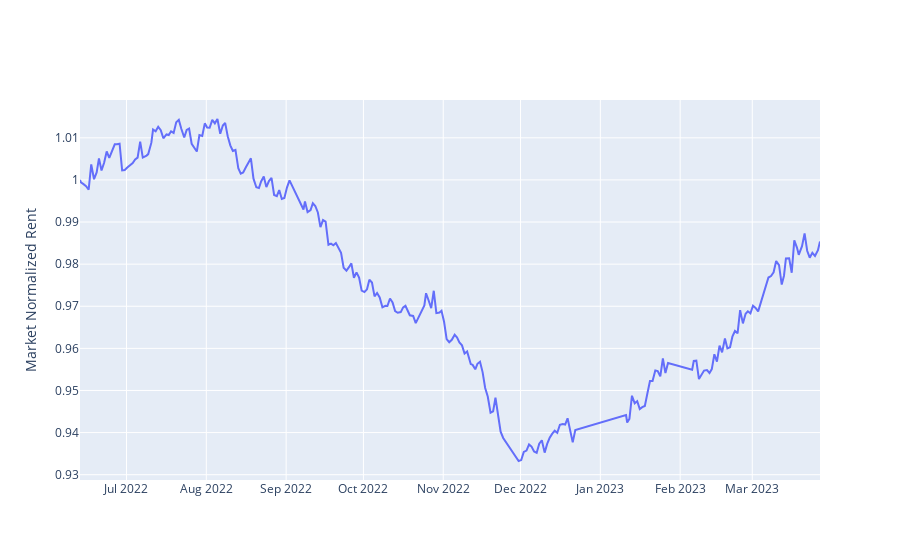

Source (notebook cell):
### Code cell
# Mean of all market_rents normalized to initial date

fig = go.Figure(
    go.Scatter(
        x= rental_market_mean_normalized.index,
        y= rental_market_mean_normalized['market_rent']
    )
)

fig.update_layout(
    yaxis_title= "Market Normalized Rent"
)

fig.show()

### Figure 1 — Plotly figure (JSON) as saved in the notebook; plotly's stock layout.template omitted (floating-point values rounded to 4 significant figures; data arrays with more than 128 entries replaced by an {"elided": "..."} marker saying what was removed)
{"data": [{"type": "scatter", "x": {"elided": "252 str values"}, "y": {"elided": "252 float values"}}], "layout": {"yaxis": {"title": {"text": "Market Normalized Rent"}}}}
